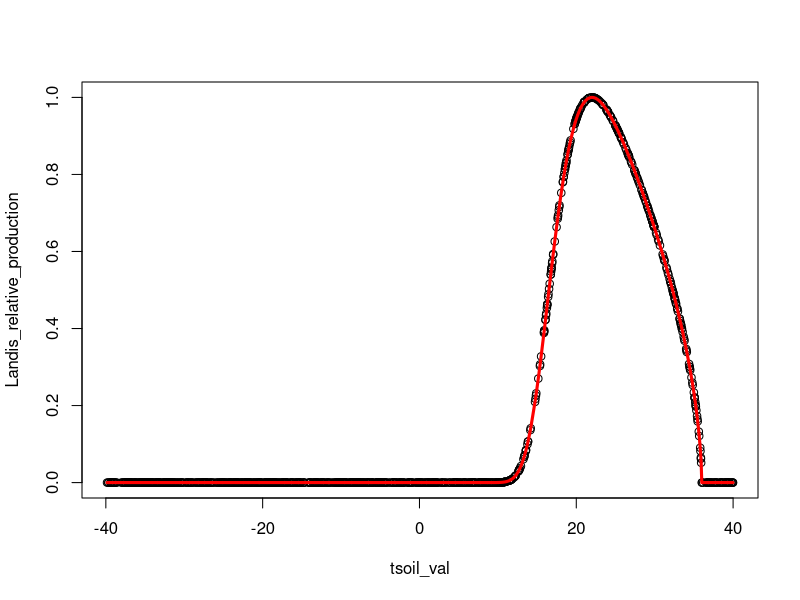

Here is the R script that generated this plot: (Note: this script raises an error after producing the figure.)
## ---- chunk 1
library(tidyverse)
library(minpack.lm)
## ---- chunk 2
moisture_1 <- 22
moisture_2 <- 36
moisture_3 <- 0.58
moisture_4 <- 7.7

tsoil_val <- sort(runif(1000, -40, 40))

fraction_val <- (moisture_2 - tsoil_val) / (moisture_2 - moisture_1)

Landis_relative_production <- ifelse(fraction_val>0, (exp(moisture_3/moisture_4*(1-fraction_val^moisture_4))*(fraction_val^moisture_3)), 0)
plot(tsoil_val, Landis_relative_production)
lines(tsoil_val, Landis_relative_production, type = "l", lwd = 3, col = "red")

# Fit curve

calculated_fitted_RP <- function(tsoil, coef_1, coef_2, coef_3, coef_4){
  fraction <- (coef_2 - tsoil)/(coef_2 - coef_1)
  pred <- ifelse(fraction > 0, (exp(coef_3/coef_4*(1-fraction^coef_4))*(fraction^coef_3)),0)
  print(pred)
}

calculated_fitted_RP(tsoil = 20, coef_1 = 20, coef_2 = 50, coef_3 = 2, coef_4 = 5)
plot(lines())
